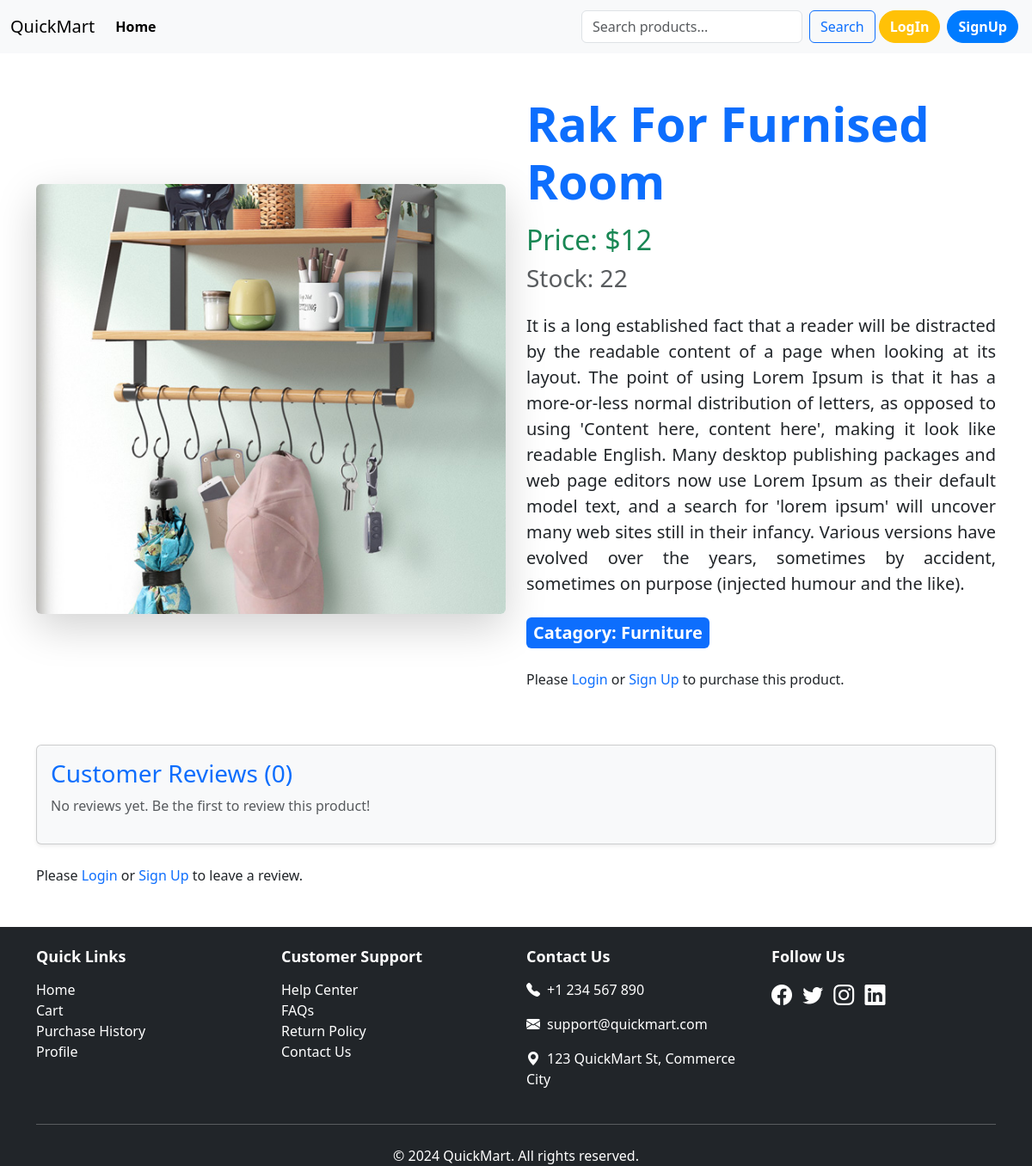
Page /product/post_detail/9 on the committed database.
### second_app/models.py (models this page shows, shortened)
class Product(models.Model):
    name=models.CharField(max_length=100)
    price=models.IntegerField()
    Brand=models.ForeignKey(Brand,on_delete=models.CASCADE)
    Quantity=models.IntegerField(null=True,blank=True)
    Description=models.TextField(blank=True,null=True)
    Image=models.ImageField(upload_to="second_app/medias/uploads/",blank=True,null=True)

class Brand(models.Model):
    name=models.CharField(max_length=40)
    slug=models.SlugField(max_length=100,null=True,unique=True,blank=True)

### second_app/views.py (the view, shortened to what this page needs)
# urls.py: path('post_detail/<int:id>',views.PostDetails.as_view(),name="post_detail"),
class PostDetails(DetailView):
    model=models.Product
    pk_url_kwarg = 'id'
    template_name='blog_detail.html'
    context_object_name='car'
    def get_context_data(self,**kwargs):
        context=super().get_context_data(**kwargs)
        post=self.object
        comments=post.comments.all()
        comment_form=forms.ComentForm()
        context['comments']=comments
        context['comments_form']=comment_form
        return context

### second_app/forms.py
class ComentForm(forms.ModelForm):
    class Meta:
        model = Comment
        fields=['name','email','body']

### second_app/templates/blog_detail.html (shortened to what this page needs)
{% extends "base.html" %} {% load crispy_forms_tags %} {% block content %}
<div class="container my-5">
  <div class="row align-items-center">
    <div class="col-md-6 text-center">
      <img
        src="{{ car.Image.url }}"
        alt="{{ car.name }}"
        class="img-fluid rounded shadow-lg"
        style="max-height: 500px; object-fit: cover; width: 100%"
      />
    </div>
    <div class="col-md-6">
      <h1 class="fw-bold text-primary display-4">{{ car.name }}</h1>
      <h2 class="text-success mt-3">Price: ${{ car.price }}</h2>
      <h3 class="text-muted">Stock: {{ car.Quantity }}</h3>
      <p class="mt-4 fs-5" style="text-align: justify">{{ car.Description }}</p>
      <div class="mt-4">
        <span class="badge bg-primary fs-5 p-2"
          >Catagory: {{ car.Brand.name }}</span
        >
      </div>
      <div class="mt-4">
        {% if user.is_authenticated %} {% if car.Quantity > 0 %}
        <a href="{% url 'buy_now' car.id %}" class="btn btn-warning btn-lg me-2"
          >Buy Now</a
        >
        <a href="#" class="btn btn-outline-primary btn-lg">Add to Cart</a>
        {% else %}
        <button class="btn btn-secondary btn-lg" disabled>Out of Stock</button>
        {% endif %} {% else %}
        <p class="mt-3">
          Please
          <a href="{% url 'login' %}" class="text-primary text-decoration-none"
            >Login</a
          >
          or
          <a href="{% url 'signup' %}" class="text-primary text-decoration-none"
            >Sign Up</a
          >
          to purchase this product.
        </p>
        {% endif %}
      </div>
    </div>
  </div>
</div>
<div class="container mt-5">
  <div class="card bg-light shadow-sm">
    <div class="card-body">
      <h3 class="text-primary">Customer Reviews ({{ comments|length }})</h3>
      {% for comment in comments %}
      <div class="card my-3">
        <div class="card-body">
          <h6 class="card-title">
            <strong class="text-primary">{{ comment.name }}</strong>
            <small class="text-muted"
              >• {{ comment.created_on|date:"F j, Y, g:i a" }}</small
            >
          </h6>
          <p class="card-text">{{ comment.body }}</p>
        </div>
      </div>
      {% empty %}
      <p class="text-muted">
        No reviews yet. Be the first to review this product!
      </p>
      {% endfor %}
    </div>
  </div>
  {% if user.is_authenticated %}
  <div class="mt-4">
    <h4 class="mb-3">Leave a Review</h4>
    <form method="post" class="shadow-sm p-4 bg-white rounded">
      {% csrf_token %} {{ comments_form|crispy }}
      <button type="submit" class="btn btn-warning">Submit Review</button>
    </form>
  </div>
  {% else %}
  <p class="mt-4">
    Please
    <a href="{% url 'login' %}" class="text-primary text-decoration-none"
      >Login</a
    >
    or
    <a href="{% url 'signup' %}" class="text-primary text-decoration-none"
      >Sign Up</a
    >
    to leave a review.
  </p>
  {% endif %}
</div>
 {% endblock content %}

### rows in the picture
Product: Image (picture), name "Rak For Furnised Room", price "12", Quantity "22", Description "It is a long established fact that a reader will be distracted by the readable content of a page when looking at its layout. The point of using Lorem Ipsum is that it has a more-or-less normal distribution of letters, as opposed to using 'Content here, content here', making it look like readable English. Many desktop publishing packages and web page editors now use Lorem Ipsum as their default model text, and a search for 'lorem ipsum' will uncover many web sites still in their infancy. Various versions have evolved over the years, sometimes by accident, sometimes on purpose (injected humour and the like).", Brand.name "Furniture"

### other values in the picture
{{ comments|length }} "0"
